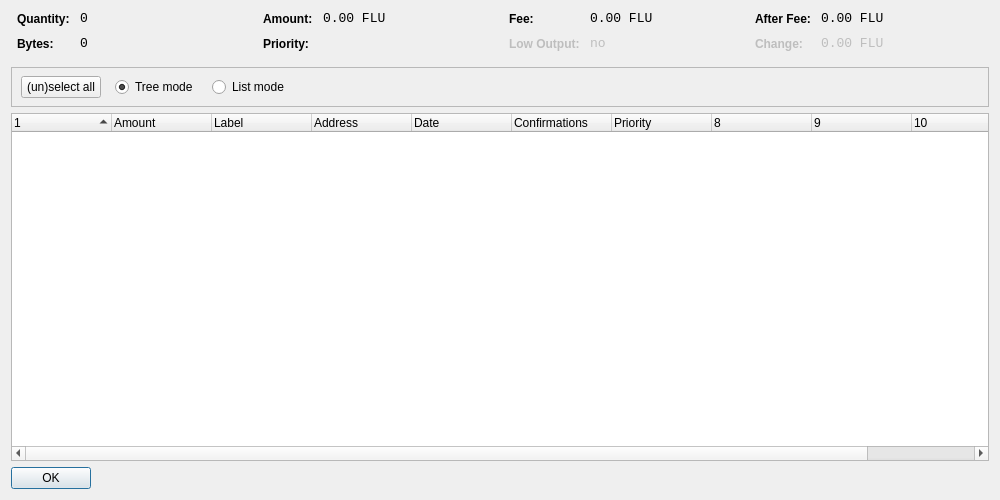
<?xml version="1.0" encoding="UTF-8"?>
<ui version="4.0">
 <class>CoinControlDialog</class>
 <widget class="QDialog" name="CoinControlDialog">
  <property name="geometry">
   <rect>
    <x>0</x>
    <y>0</y>
    <width>1000</width>
    <height>500</height>
   </rect>
  </property>
  <property name="windowTitle">
   <string>Coin Control</string>
  </property>
  <layout class="QVBoxLayout" name="verticalLayout">
   <item>
    <layout class="QHBoxLayout" name="horizontalLayoutTop" stretch="0,0,0,0">
     <property name="topMargin">
      <number>0</number>
     </property>
     <property name="bottomMargin">
      <number>10</number>
     </property>
     <item>
      <layout class="QFormLayout" name="formLayoutCoinControl1">
       <property name="horizontalSpacing">
        <number>10</number>
       </property>
       <property name="verticalSpacing">
        <number>10</number>
       </property>
       <property name="leftMargin">
        <number>6</number>
       </property>
       <property name="rightMargin">
        <number>6</number>
       </property>
       <item row="0" column="0">
        <widget class="QLabel" name="labelCoinControlQuantityText">
         <property name="styleSheet">
          <string notr="true">font-weight:bold;</string>
         </property>
         <property name="text">
          <string>Quantity:</string>
         </property>
        </widget>
       </item>
       <item row="0" column="1">
        <widget class="QLabel" name="labelCoinControlQuantity">
         <property name="font">
          <font>
           <family>Monospace</family>
           <pointsize>10</pointsize>
          </font>
         </property>
         <property name="cursor">
          <cursorShape>IBeamCursor</cursorShape>
         </property>
         <property name="contextMenuPolicy">
          <enum>Qt::ActionsContextMenu</enum>
         </property>
         <property name="text">
          <string notr="true">0</string>
         </property>
         <property name="textInteractionFlags">
          <set>Qt::LinksAccessibleByMouse|Qt::TextSelectableByKeyboard|Qt::TextSelectableByMouse</set>
         </property>
        </widget>
       </item>
       <item row="1" column="0">
        <widget class="QLabel" name="labelCoinControlBytesText">
         <property name="styleSheet">
          <string notr="true">font-weight:bold;</string>
         </property>
         <property name="text">
          <string>Bytes:</string>
         </property>
        </widget>
       </item>
       <item row="1" column="1">
        <widget class="QLabel" name="labelCoinControlBytes">
         <property name="font">
          <font>
           <family>Monospace</family>
           <pointsize>10</pointsize>
          </font>
         </property>
         <property name="cursor">
          <cursorShape>IBeamCursor</cursorShape>
         </property>
         <property name="contextMenuPolicy">
          <enum>Qt::ActionsContextMenu</enum>
         </property>
         <property name="text">
          <string notr="true">0</string>
         </property>
         <property name="textInteractionFlags">
          <set>Qt::LinksAccessibleByMouse|Qt::TextSelectableByKeyboard|Qt::TextSelectableByMouse</set>
         </property>
        </widget>
       </item>
      </layout>
     </item>
     <item>
      <layout class="QFormLayout" name="formLayoutCoinControl2">
       <property name="horizontalSpacing">
        <number>10</number>
       </property>
       <property name="verticalSpacing">
        <number>10</number>
       </property>
       <property name="leftMargin">
        <number>6</number>
       </property>
       <property name="rightMargin">
        <number>6</number>
       </property>
       <item row="0" column="0">
        <widget class="QLabel" name="labelCoinControlAmountText">
         <property name="styleSheet">
          <string notr="true">font-weight:bold;</string>
         </property>
         <property name="text">
          <string>Amount:</string>
         </property>
        </widget>
       </item>
       <item row="0" column="1">
        <widget class="QLabel" name="labelCoinControlAmount">
         <property name="font">
          <font>
           <family>Monospace</family>
           <pointsize>10</pointsize>
          </font>
         </property>
         <property name="cursor">
          <cursorShape>IBeamCursor</cursorShape>
         </property>
         <property name="contextMenuPolicy">
          <enum>Qt::ActionsContextMenu</enum>
         </property>
         <property name="text">
          <string notr="true">0.00 FLU</string>
         </property>
         <property name="textInteractionFlags">
          <set>Qt::LinksAccessibleByMouse|Qt::TextSelectableByKeyboard|Qt::TextSelectableByMouse</set>
         </property>
        </widget>
       </item>
       <item row="1" column="0">
        <widget class="QLabel" name="labelCoinControlPriorityText">
         <property name="styleSheet">
          <string notr="true">font-weight:bold;</string>
         </property>
         <property name="text">
          <string>Priority:</string>
         </property>
        </widget>
       </item>
       <item row="1" column="1">
        <widget class="QLabel" name="labelCoinControlPriority">
         <property name="font">
          <font>
           <family>Monospace</family>
           <pointsize>10</pointsize>
          </font>
         </property>
         <property name="cursor">
          <cursorShape>IBeamCursor</cursorShape>
         </property>
         <property name="contextMenuPolicy">
          <enum>Qt::ActionsContextMenu</enum>
         </property>
         <property name="text">
          <string/>
         </property>
         <property name="textInteractionFlags">
          <set>Qt::LinksAccessibleByMouse|Qt::TextSelectableByKeyboard|Qt::TextSelectableByMouse</set>
         </property>
        </widget>
       </item>
      </layout>
     </item>
     <item>
      <layout class="QFormLayout" name="formLayoutCoinControl3">
       <property name="horizontalSpacing">
        <number>10</number>
       </property>
       <property name="verticalSpacing">
        <number>10</number>
       </property>
       <property name="leftMargin">
        <number>6</number>
       </property>
       <property name="rightMargin">
        <number>6</number>
       </property>
       <item row="0" column="0">
        <widget class="QLabel" name="labelCoinControlFeeText">
         <property name="styleSheet">
          <string notr="true">font-weight:bold;</string>
         </property>
         <property name="text">
          <string>Fee:</string>
         </property>
        </widget>
       </item>
       <item row="0" column="1">
        <widget class="QLabel" name="labelCoinControlFee">
         <property name="font">
          <font>
           <family>Monospace</family>
           <pointsize>10</pointsize>
          </font>
         </property>
         <property name="cursor">
          <cursorShape>IBeamCursor</cursorShape>
         </property>
         <property name="contextMenuPolicy">
          <enum>Qt::ActionsContextMenu</enum>
         </property>
         <property name="text">
          <string notr="true">0.00 FLU</string>
         </property>
         <property name="textInteractionFlags">
          <set>Qt::LinksAccessibleByMouse|Qt::TextSelectableByKeyboard|Qt::TextSelectableByMouse</set>
         </property>
        </widget>
       </item>
       <item row="1" column="0">
        <widget class="QLabel" name="labelCoinControlLowOutputText">
         <property name="enabled">
          <bool>false</bool>
         </property>
         <property name="styleSheet">
          <string notr="true">font-weight:bold;</string>
         </property>
         <property name="text">
          <string>Low Output:</string>
         </property>
        </widget>
       </item>
       <item row="1" column="1">
        <widget class="QLabel" name="labelCoinControlLowOutput">
         <property name="enabled">
          <bool>false</bool>
         </property>
         <property name="font">
          <font>
           <family>Monospace</family>
           <pointsize>10</pointsize>
          </font>
         </property>
         <property name="cursor">
          <cursorShape>IBeamCursor</cursorShape>
         </property>
         <property name="contextMenuPolicy">
          <enum>Qt::ActionsContextMenu</enum>
         </property>
         <property name="text">
          <string notr="true">no</string>
         </property>
         <property name="textInteractionFlags">
          <set>Qt::LinksAccessibleByMouse|Qt::TextSelectableByKeyboard|Qt::TextSelectableByMouse</set>
         </property>
        </widget>
       </item>
      </layout>
     </item>
     <item>
      <layout class="QFormLayout" name="formLayoutCoinControl4">
       <property name="horizontalSpacing">
        <number>10</number>
       </property>
       <property name="verticalSpacing">
        <number>10</number>
       </property>
       <property name="leftMargin">
        <number>6</number>
       </property>
       <property name="rightMargin">
        <number>6</number>
       </property>
       <item row="0" column="0">
        <widget class="QLabel" name="labelCoinControlAfterFeeText">
         <property name="styleSheet">
          <string notr="true">font-weight:bold;</string>
         </property>
         <property name="text">
          <string>After Fee:</string>
         </property>
        </widget>
       </item>
       <item row="0" column="1">
        <widget class="QLabel" name="labelCoinControlAfterFee">
         <property name="font">
          <font>
           <family>Monospace</family>
           <pointsize>10</pointsize>
          </font>
         </property>
         <property name="cursor">
          <cursorShape>IBeamCursor</cursorShape>
         </property>
         <property name="contextMenuPolicy">
          <enum>Qt::ActionsContextMenu</enum>
         </property>
         <property name="text">
          <string notr="true">0.00 FLU</string>
         </property>
         <property name="textInteractionFlags">
          <set>Qt::LinksAccessibleByMouse|Qt::TextSelectableByKeyboard|Qt::TextSelectableByMouse</set>
         </property>
        </widget>
       </item>
       <item row="1" column="0">
        <widget class="QLabel" name="labelCoinControlChangeText">
         <property name="enabled">
          <bool>false</bool>
         </property>
         <property name="styleSheet">
          <string notr="true">font-weight:bold;</string>
         </property>
         <property name="text">
          <string>Change:</string>
         </property>
        </widget>
       </item>
       <item row="1" column="1">
        <widget class="QLabel" name="labelCoinControlChange">
         <property name="enabled">
          <bool>false</bool>
         </property>
         <property name="font">
          <font>
           <family>Monospace</family>
           <pointsize>10</pointsize>
          </font>
         </property>
         <property name="cursor">
          <cursorShape>IBeamCursor</cursorShape>
         </property>
         <property name="contextMenuPolicy">
          <enum>Qt::ActionsContextMenu</enum>
         </property>
         <property name="text">
          <string notr="true">0.00 FLU</string>
         </property>
         <property name="textInteractionFlags">
          <set>Qt::LinksAccessibleByMouse|Qt::TextSelectableByKeyboard|Qt::TextSelectableByMouse</set>
         </property>
        </widget>
       </item>
      </layout>
     </item>
    </layout>
   </item>
   <item>
    <widget class="QFrame" name="frame">
     <property name="minimumSize">
      <size>
       <width>0</width>
       <height>40</height>
      </size>
     </property>
     <property name="frameShape">
      <enum>QFrame::StyledPanel</enum>
     </property>
     <property name="frameShadow">
      <enum>QFrame::Sunken</enum>
     </property>
     <widget class="QWidget" name="horizontalLayoutWidget">
      <property name="geometry">
       <rect>
        <x>10</x>
        <y>0</y>
        <width>781</width>
        <height>41</height>
       </rect>
      </property>
      <layout class="QHBoxLayout" name="horizontalLayoutPanel" stretch="0,0,0,0,0">
       <property name="spacing">
        <number>14</number>
       </property>
       <item>
        <widget class="QPushButton" name="pushButtonSelectAll">
         <property name="sizePolicy">
          <sizepolicy hsizetype="Maximum" vsizetype="Fixed">
           <horstretch>0</horstretch>
           <verstretch>0</verstretch>
          </sizepolicy>
         </property>
         <property name="text">
          <string>(un)select all</string>
         </property>
        </widget>
       </item>
       <item>
        <widget class="QRadioButton" name="radioTreeMode">
         <property name="sizePolicy">
          <sizepolicy hsizetype="Maximum" vsizetype="Fixed">
           <horstretch>0</horstretch>
           <verstretch>0</verstretch>
          </sizepolicy>
         </property>
         <property name="text">
          <string>Tree mode</string>
         </property>
         <property name="checked">
          <bool>true</bool>
         </property>
        </widget>
       </item>
       <item>
        <widget class="QRadioButton" name="radioListMode">
         <property name="sizePolicy">
          <sizepolicy hsizetype="Maximum" vsizetype="Fixed">
           <horstretch>0</horstretch>
           <verstretch>0</verstretch>
          </sizepolicy>
         </property>
         <property name="text">
          <string>List mode</string>
         </property>
        </widget>
       </item>
       <item>
        <spacer name="horizontalSpacer">
         <property name="orientation">
          <enum>Qt::Horizontal</enum>
         </property>
         <property name="sizeHint" stdset="0">
          <size>
           <width>40</width>
           <height>20</height>
          </size>
         </property>
        </spacer>
       </item>
      </layout>
     </widget>
    </widget>
   </item>
   <item>
    <widget class="CoinControlTreeWidget" name="treeWidget">
     <property name="contextMenuPolicy">
      <enum>Qt::CustomContextMenu</enum>
     </property>
     <property name="sortingEnabled">
      <bool>false</bool>
     </property>
     <property name="columnCount">
      <number>11</number>
     </property>
     <attribute name="headerShowSortIndicator" stdset="0">
      <bool>true</bool>
     </attribute>
     <attribute name="headerStretchLastSection">
      <bool>false</bool>
     </attribute>
     <column>
      <property name="text">
       <string/>
      </property>
     </column>
     <column>
      <property name="text">
       <string>Amount</string>
      </property>
     </column>
     <column>
      <property name="text">
       <string>Label</string>
      </property>
     </column>
     <column>
      <property name="text">
       <string>Address</string>
      </property>
     </column>
     <column>
      <property name="text">
       <string>Date</string>
      </property>
     </column>
     <column>
      <property name="text">
       <string>Confirmations</string>
      </property>
      <property name="toolTip">
       <string>Confirmed</string>
      </property>
     </column>
     <column>
      <property name="text">
       <string>Priority</string>
      </property>
     </column>
     <column>
      <property name="text">
       <string/>
      </property>
     </column>
     <column>
      <property name="text">
       <string/>
      </property>
     </column>
     <column>
      <property name="text">
       <string/>
      </property>
     </column>
     <column>
      <property name="text">
       <string/>
      </property>
     </column>
    </widget>
   </item>
   <item>
    <widget class="QDialogButtonBox" name="buttonBox">
     <property name="sizePolicy">
      <sizepolicy hsizetype="Maximum" vsizetype="Fixed">
       <horstretch>0</horstretch>
       <verstretch>0</verstretch>
      </sizepolicy>
     </property>
     <property name="orientation">
      <enum>Qt::Horizontal</enum>
     </property>
     <property name="standardButtons">
      <set>QDialogButtonBox::Ok</set>
     </property>
    </widget>
   </item>
  </layout>
 </widget>
 <customwidgets>
  <customwidget>
   <class>CoinControlTreeWidget</class>
   <extends>QTreeWidget</extends>
   <header>coincontroltreewidget.h</header>
  </customwidget>
 </customwidgets>
 <resources/>
 <connections/>
</ui>
